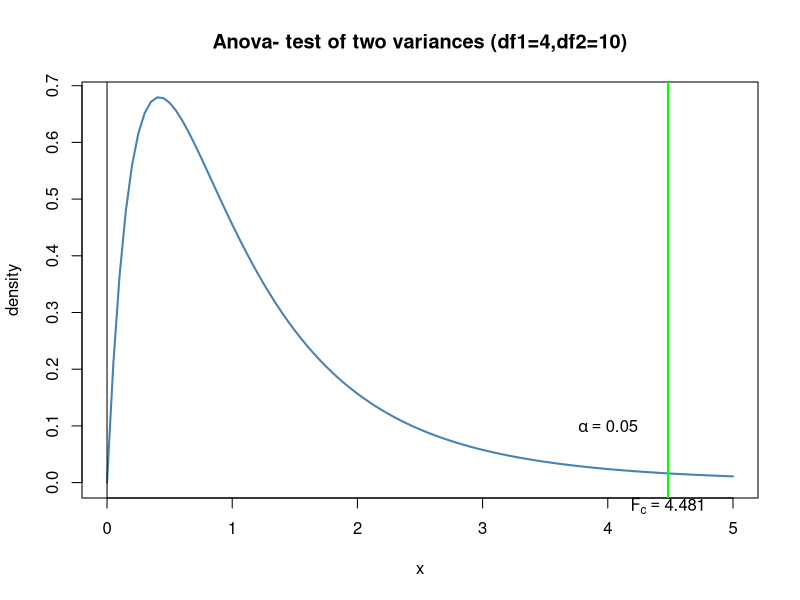

The R source for this figure:
#page no : 521-522
# H0 : mu1=mu2=mu3=mu4=mu5
# H1 : mui!=muj some i!=j
v1<-c(2625,2997,4915)
v2<-c(5348,5682,5482)
v3<-c(6583,8560,3830)
v4<-c(7285,6897,9230)
v5<-c( 6277,7818,8677)
v6<-c(v1,v2,v3,v4,v5)
n<-c(length(v1),length(v2),length(v3),length(v4),length(v5))
s<-c(sum(v1),sum(v2),sum(v3),sum(v4),sum(v5))
term1=0
term2=0
n_sum=0
n_count=length(n)
for(i in 1:n_count)
{
  term1=term1+(s[i]^2)/n[i]
  term2=term2+s[i]
  n_sum=n_sum+n[i]
}
ss_between=term1-((term2)^2/n_sum)
t_term1=0
t_term2=0
for(i in 1:length(v6))
{
t_term1=t_term1+v6[i]^2
t_term2=t_term2+v6[i]
}
s_total=t_term1-((t_term2)^2/n_sum)
ss_within=s_total-ss_between
df_between=n_count-1
df_within=n_sum-n_count
df=n_sum-1
ms_between=ss_between/df_between
ms_within=ss_within/df_within
f_stat=ms_between/ms_within
print(paste("ss_between= ",round(ss_between,0)))
print(paste("ss_within= ",round(ss_within,0)))
print(paste("ss_total= ",round(s_total,0)))
print(paste("ms_between= ",round(ms_between,0)))
print(paste("ms_within= ",round(ms_within,1)))
print(paste("f_stat= ",round(f_stat,4)))
alpha=0.05
df1=df_between
df2=df_within
p_value=round(pf(f_stat,df1=df1,df2=df2,lower.tail=FALSE),4)
print(paste("P(F>4.481= ",p_value))
if(f_stat<=p_value)
{
  print("Accept H0")
  print("no difference in mean")
}else
{
  print("Reject H0") 
  print("atleast one mean is different from rest")
}
if(alpha<=p_value)
{
  print("Accept H0")
  print("no difference in mean")
}else
{
  print("Reject H0") 
  print("atleast one mean is different from rest")
}
x<-seq(0,5,length=100)
curve(df(x,df1=df1,df2=df2),from=0,to=5,
      main="Anova- test of two variances (df1=4,df2=10)",
      ylab="density",
      lwd=2,
      col='steelblue')
y<-df(x,df1=df1,df2=df2)
abline(v=0)
abline(v=f_stat,lwd=2,col='green')
text(4,0.1,expression(alpha ==0.05))
mtext((expression(F[c]==4.481)),side=1,at=f_stat,cex=1)
